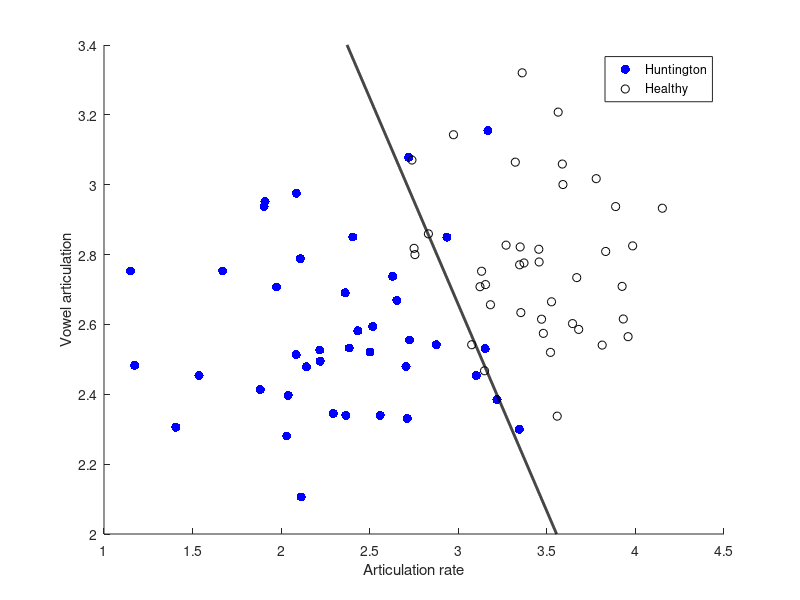

The MATLAB source for this figure:
% Experimental Data Analysis: Lecture 9
close all, clear all, clc

%% MATLAB EXAMPLE 1 %%
%  Logistic regression

load data_EDA_Lecture9;
X = data; % features

y(1:40) = 0; % the first half of data belonging to group 1
y(41:80) = 1; % the second half of data belonging to group 2

% visualize the data
figure(); hold on;
h1 = plot(X(y==0,1),X(y==0,2),'b.','MarkerSize',20);
h2 = plot(X(y==1,1),X(y==1,2)','ko','MarkerSize',6);
legend([h1 h2],{'Huntington' 'Healthy'},'Location','NorthEast');
xlabel('Articulation rate');
ylabel('Vowel articulation');



% perform a logistic regression
modelparams = glmfit(X,y','binomial','link','logit');

% compute the class assignment (probabilities) of the trained model for each data point
modelfitLR = glmval(modelparams,X,'logit') >= 0.5;

% estimate final classification accuracy
LRcorrect = sum(modelfitLR==y')/length(y)*100

% create a grid matrix to visualise the model
ax = axis; % automatically compute handles
xvals = linspace(ax(1),ax(2),1000); % range of 1. feature values
yvals = linspace(ax(3),ax(4),1000); % range of 2. feature values
[xx,yy] = meshgrid(xvals,yvals); % create a grid for image
gridX = [xx(:) yy(:)]; % transform grid into N x number of features vector suitable for classification


% perform a logistic regression with all grid points
outputimageLR = glmval(modelparams,gridX,'logit');

% transform grid back to image
outputimageLR = reshape(outputimageLR,[length(yvals) length(xvals)]);

% draw a decision boundary line
[~,h3] = contour(xvals,yvals,outputimageLR,[.5 .5]); % decision at the point 0.5
set(h3,'LineWidth',2,'LineColor',[0 0 0]);  



